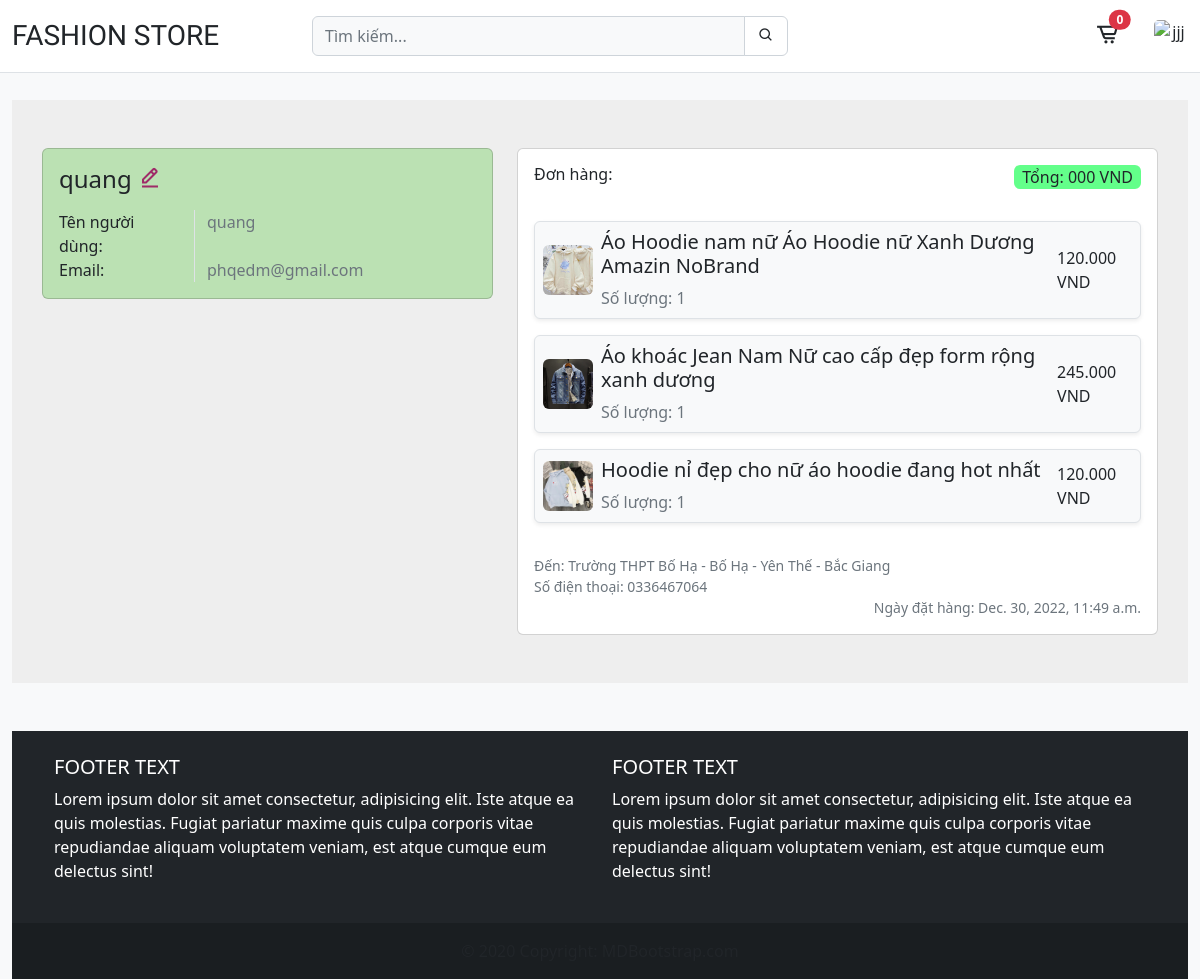
Page /myprofile/ (signed in) on the earlier database version.
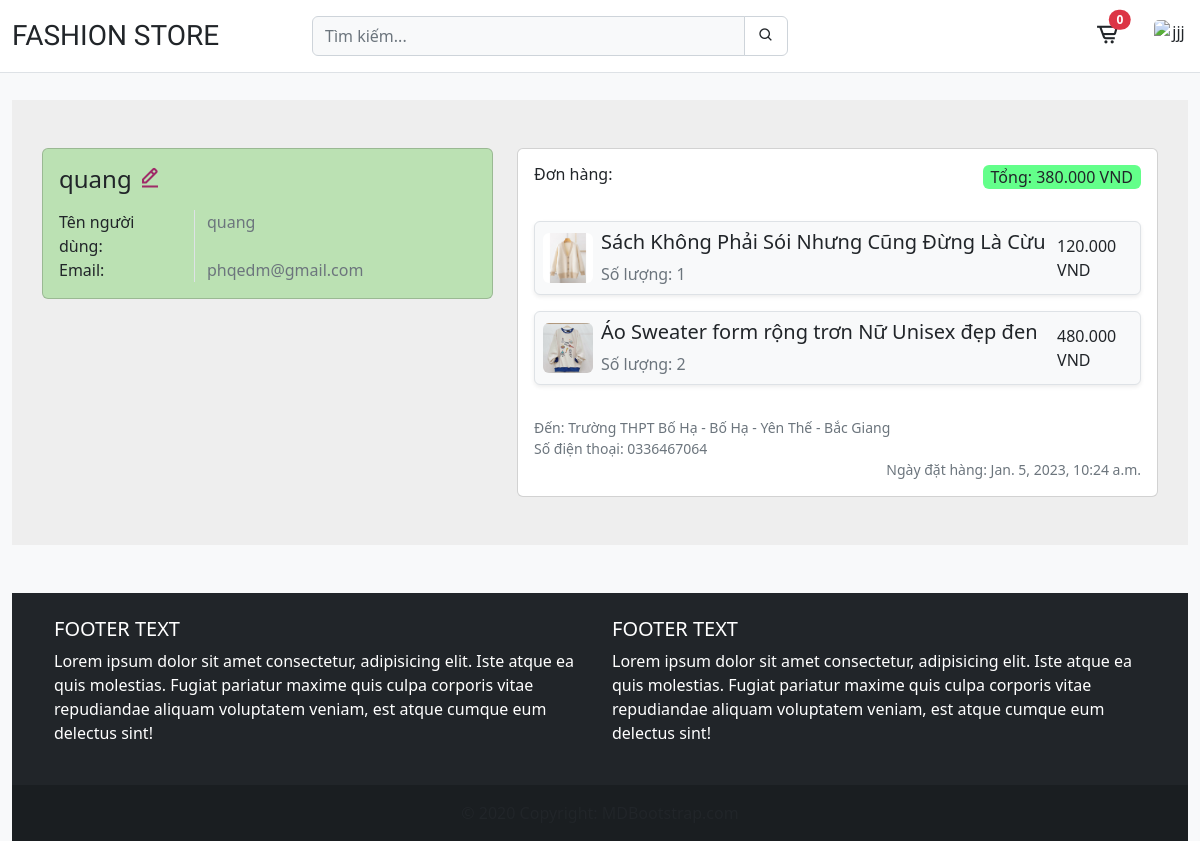
Same page on the later database version.
### order/models.py (models this page shows)
class Order(models.Model):
    user = models.ForeignKey(User, related_name="orders",
                             blank=True, null=True, on_delete=models.CASCADE)
    email = models.CharField(max_length=255)
    address = models.CharField(max_length=255)
    phone = models.CharField(max_length=255)
    created_at = models.DateTimeField(auto_now_add=True)
    paid = models.BooleanField(default=False)
    paid_amount = models.IntegerField(blank=True, null=True)
    def get_total_price(self):
        if self.paid_amount:
            return (self.paid_amount / 1000) + 20
        return 0

class OrderItem(models.Model):
    order = models.ForeignKey(
        Order, related_name='items', on_delete=models.CASCADE)
    product = models.ForeignKey(
        Product, related_name='items', on_delete=models.CASCADE)
    price = models.IntegerField()
    quantity = models.IntegerField(default=1)
    def get_total_price(self):
        return self.quantity * self.price / 1000

### product/models.py (models this page shows, shortened)
class Product(models.Model):
    category = models.ForeignKey(
        Category, related_name='products', on_delete=models.CASCADE)
    image = models.ImageField(upload_to='static/assets')
    name = models.CharField(max_length=255)
    slug = models.SlugField()
    price = models.IntegerField()
    old_price = models.IntegerField()
    sale = models.BooleanField(default=False)
    created_at = models.DateTimeField(auto_now_add=True)
    sold = models.IntegerField(default=False)
    classify = models.ForeignKey(
        Classify, related_name='classify', null=True, on_delete=models.CASCADE)
    desc = models.TextField(blank=True, null=True)
    class Meta:
        ordering = ('-created_at',)

### core/views.py (the view)
# urls.py: path('myprofile/', views.myprofile, name='myprofile'),
@login_required
def myprofile(request):
    return render(request, 'core/myprofile.html')

### cart/cart.py (called while the page is built)
    def __len__(self):
        return sum(item['quantity'] for item in self.cart.values())

### cart/context_processors.py (called while the page is built)
def cart(request):
    return {'cart': Cart(request)}

### core/templates/core/myprofile.html
{% extends 'core/base.html' %} {% block title %}My Profile{% endblock %} {% load static %} {% block content %}
<section style="background-color: #eee; margin-top: 100px">
    <div class="container py-5">
        <div class="row">
            <div class="col-lg-5">
                <div class="card card-body" style="background-color: #99d98c98;">
                    <h5 class="mb-3 h4">
                        {{request.user.username}}
                        <a href="{% url 'edit_myprofile' %}" style="color: #9f2b68"><i class="bx bx-edit-alt"></i></a>
                    </h5>
                    <div class="row">
                        <div class="col-sm-4">
                            <p class="mb-0">Tên người dùng:</p>
                        </div>
                        <div class="col-sm-8 border-start">
                            <p class="text-muted mb-0">{{request.user.username}}</p>
                        </div>
                    </div>
                    <div class="row">
                        <div class="col-sm-4">
                            <p class="mb-0">Email:</p>
                        </div>
                        <div class="col-sm-8 border-start">
                            <p class="text-muted mb-0">{{request.user.email}}</p>
                        </div>
                    </div>
                </div>
            </div>
            <div class="col-lg-7">
                {% for order in request.user.orders.all %}
                <div class="card card-body">
                    <div class="d-flex justify-content-between">
                        <span class="h6">Đơn hàng:</span>
                        <p  class="px-2 rounded-2" style="background-color: rgba(0, 255, 64, 0.61);">Tổng: {{order.get_total_price}}00 VND</p>
                    </div>
                    <ul class="mt-3 p-0">
                        {% for item in order.items.all %}
                        <li
                            class="d-flex justify-content-between align-items-center border rounded-2 p-2 mb-3 shadow-sm bg-light"
                        >
                            <img
                                src="/{{item.product.image}}"
                                class="rounded-2"
                                alt=""
                                style="width: 50px; height: 50px"
                            />
                            <div class="w-100 ms-2">
                                <p class="h5">{{item.product.name}}</p>
                                <span class="text-muted">Số lượng: {{item.quantity}}</span>
                            </div>
                            <span>{{item.get_total_price}}00 VND</span>
                        </li>
                        {% endfor %}
                    </ul>
                    <div>
                        <small class="d-block text-muted">Đến: {{order.address}}</small>
                        <small class="d-block text-muted">Số điện thoại: {{order.phone}}</small>
                        <small  class="text-muted float-end">Ngày đặt hàng: {{order.created_at}}</small>
                    </div>
                </div>
                {% endfor %}
            </div>
        </div>
    </div>
</section>
{% endblock %}

### core/templates/core/base.html (shortened to what this page needs)
{% load static %}
<!DOCTYPE html>
<html lang="en">
    <head>
        <link href="https://unpkg.com/boxicons@2.1.4/css/boxicons.min.css" rel="stylesheet" />
        <link href="https://cdn.jsdelivr.net/npm/bootstrap@5.2.3/dist/css/bootstrap.min.css" rel="stylesheet" />
        <link rel="stylesheet" href="{% static 'css/styles.css' %}" type="text/css" />
    </head>
    <body class="bg-light">
        <div class="container-fluid">
            <header
                class="row align-items-center py-3 border-bottom position-fixed top-0 w-100 bg-white"
                style="z-index: 2"
            >
                <div class="col col-4 col-md-3 col-lg-3">
                    <a class="h3" href="/" style="font-family: 'Roboto Condensed', sans-serif;">FASHION STORE</a>
                </div>
                <div class="col col-4 col-md-5 col-lg-5">
                    <form class="w-100" method="get" action=".">
                        <div class="input-group">
                            <input
                                type="text"
                                name="query"
                                class="form-control bg-light"
                                placeholder="Tìm kiếm..."
                            />
                            <div class="input-group-btn btn-search">
                                <button class="btn btn-default" type="submit">
                                    <i class="bx bx-search"></i>
                                </button>
                            </div>
                        </div>
                    </form>
                </div>
                <div class="col col-4 col-md-4 col-lg-4">
                    <div class="navbar-right d-flex justify-content-end">
                        <div
                            hx-get="{% url 'hx_menu_cart' %}"
                            hx-trigger="update-menu-cart from:body"
                            hx-swap="innerHTML"
                        >
                            {% include 'cart/menu_cart.html' %}
                        </div>
                        {% if user.username %}
                        <img
                            src="https://img.freepik.com/free-icon/user_318-875902.jpg?w=2000"
                            class="btn position-relative p-0 ms-3"
                            alt="jjj"
                            data-bs-toggle="popover"
                            data-bs-content="popover-user"
                            style="width: 35px; height: 35px"
                        />
                        {% else %}
                        <a class="btn btn-primary d-none d-sm-block ms-4" href="{% url 'login' %}">Đăng nhập</a>
                        <a href="{% url 'login' %}" class="d-block d-sm-none" style="height: 30px"><i class='bx bx-user-circle' style="font-size: 30px;"></i></a>
                        {% endif %}
                    </div>
                </div>
            </header>
            {% block content %} {% endblock %}
            <footer class="bg-dark text-center text-lg-start mt-5 position-relative">
                <div class="container p-4">
                    <div class="row">
                        <div class="col-lg-6 col-md-12 mb-4 mb-md-0 text-white">
                            <h5 class="text-uppercase">Footer text</h5>
                            <p>
                                Lorem ipsum dolor sit amet consectetur, adipisicing elit. Iste atque ea quis molestias.
                                Fugiat pariatur maxime quis culpa corporis vitae repudiandae aliquam voluptatem veniam,
                                est atque cumque eum delectus sint!
                            </p>
                        </div>
                        <div class="col-lg-6 col-md-12 mb-4 mb-md-0 text-white">
                            <h5 class="text-uppercase">Footer text</h5>
                            <p>
                                Lorem ipsum dolor sit amet consectetur, adipisicing elit. Iste atque ea quis molestias.
                                Fugiat pariatur maxime quis culpa corporis vitae repudiandae aliquam voluptatem veniam,
                                est atque cumque eum delectus sint!
                            </p>
                        </div>
                    </div>
                </div>
                <div class="text-center p-3" style="background-color: rgba(0, 0, 0, 0.2)">
                    <a class="text-dark" href="https://mdbootstrap.com/">MDBootstrap.com</a>
                </div>
            </footer>
        </div>
    </body>
</html>

### cart/templates/cart/menu_cart.html (shortened to what this page needs)
{% load static %}
<a
    id="menu-cart-button"
    href="{% url 'cart' %}"
    class="btn position-relative p-0 mx-3 d-flex align-items-center"
>
    <i class="bx bx-cart-alt h4 m-0"></i>
    <span class="position-absolute top-0 start-100 translate-middle badge rounded-pill bg-danger">
        {{cart|length}}
    </span>
</a>

### static/css/styles.css (style rules this page uses)
* { margin: 0; padding: 0; list-style-type: none; }
a { text-decoration: none; color: #212529; }
.btn-search { border: 1px solid #ced4da; border-radius: 0.375rem; }
.navbar-right i { font-size: 25px; }
.card-body { min-height: 110.38px; }

Differences in the rows shown:
removed Order: get_total_price "0", address "Trường THPT Bố Hạ - Bố Hạ - Yên Thế - Bắc Giang", phone "0336467064", created_at "Dec. 30, 2022, 11:49 a.m."
removed OrderItem: product.image (picture), product.name "Áo Hoodie nam nữ Áo Hoodie nữ Xanh Dương Amazin NoBrand", quantity "1", get_total_price "120.0", shown under "0"
removed OrderItem: product.image (picture), product.name "Áo khoác Jean Nam Nữ cao cấp đẹp form rộng xanh dương", quantity "1", get_total_price "245.0", shown under "0"
removed OrderItem: product.image (picture), product.name "Hoodie nỉ đẹp cho nữ áo hoodie đang hot nhất", quantity "1", get_total_price "120.0", shown under "0"
added Order: get_total_price "380.0", address "Trường THPT Bố Hạ - Bố Hạ - Yên Thế - Bắc Giang", phone "0336467064", created_at "Jan. 5, 2023, 10:24 a.m."
added OrderItem: product.image (picture), product.name "Sách Không Phải Sói Nhưng Cũng Đừng Là Cừu", quantity "1", get_total_price "120.0", shown under "380.0"
added OrderItem: product.image (picture), product.name "Áo Sweater form rộng trơn Nữ Unisex đẹp đen", quantity "2", get_total_price "480.0", shown under "380.0"
